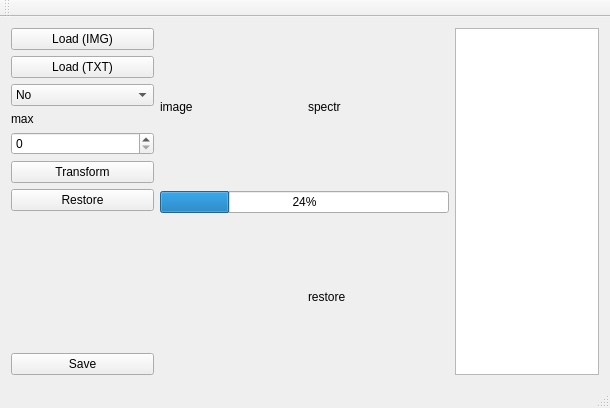
<?xml version="1.0" encoding="UTF-8"?>
<ui version="4.0">
 <class>MainWindow</class>
 <widget class="QMainWindow" name="MainWindow">
  <property name="geometry">
   <rect>
    <x>0</x>
    <y>0</y>
    <width>610</width>
    <height>408</height>
   </rect>
  </property>
  <property name="windowTitle">
   <string>MainWindow</string>
  </property>
  <widget class="QWidget" name="centralWidget">
   <layout class="QHBoxLayout" name="horizontalLayout" stretch="0,2,1">
    <item>
     <layout class="QVBoxLayout" name="verticalLayout_3">
      <item>
       <widget class="QPushButton" name="pushButtonLoadImg">
        <property name="text">
         <string>Load (IMG)</string>
        </property>
       </widget>
      </item>
      <item>
       <widget class="QPushButton" name="pushButtonLoad">
        <property name="text">
         <string>Load (TXT)</string>
        </property>
       </widget>
      </item>
      <item>
       <widget class="QComboBox" name="comboBox">
        <item>
         <property name="text">
          <string>No</string>
         </property>
        </item>
        <item>
         <property name="text">
          <string>Hyperbolic</string>
         </property>
        </item>
        <item>
         <property name="text">
          <string>Hyperbolic ceil cross</string>
         </property>
        </item>
        <item>
         <property name="text">
          <string>Hyperbolic up cross</string>
         </property>
        </item>
       </widget>
      </item>
      <item>
       <widget class="QLabel" name="label">
        <property name="sizePolicy">
         <sizepolicy hsizetype="Preferred" vsizetype="Minimum">
          <horstretch>0</horstretch>
          <verstretch>0</verstretch>
         </sizepolicy>
        </property>
        <property name="baseSize">
         <size>
          <width>0</width>
          <height>0</height>
         </size>
        </property>
        <property name="text">
         <string>max</string>
        </property>
       </widget>
      </item>
      <item>
       <widget class="QSpinBox" name="spinBoxLevel"/>
      </item>
      <item>
       <widget class="QPushButton" name="pushButtonTransform">
        <property name="text">
         <string>Transform</string>
        </property>
       </widget>
      </item>
      <item>
       <widget class="QPushButton" name="pushButtonRestore">
        <property name="text">
         <string>Restore</string>
        </property>
       </widget>
      </item>
      <item>
       <spacer name="verticalSpacer">
        <property name="orientation">
         <enum>Qt::Vertical</enum>
        </property>
        <property name="sizeHint" stdset="0">
         <size>
          <width>20</width>
          <height>40</height>
         </size>
        </property>
       </spacer>
      </item>
      <item>
       <widget class="QPushButton" name="pusgButtonSave">
        <property name="text">
         <string>Save</string>
        </property>
       </widget>
      </item>
     </layout>
    </item>
    <item>
     <layout class="QGridLayout" name="gridLayout">
      <item row="2" column="1">
       <widget class="QLabel" name="restore">
        <property name="text">
         <string>restore</string>
        </property>
       </widget>
      </item>
      <item row="0" column="1">
       <widget class="QLabel" name="spectr">
        <property name="text">
         <string>spectr</string>
        </property>
       </widget>
      </item>
      <item row="0" column="0">
       <widget class="QLabel" name="image">
        <property name="text">
         <string>image</string>
        </property>
       </widget>
      </item>
      <item row="1" column="0" colspan="2">
       <widget class="QProgressBar" name="progressBar">
        <property name="value">
         <number>24</number>
        </property>
       </widget>
      </item>
     </layout>
    </item>
    <item>
     <widget class="QTextEdit" name="log"/>
    </item>
   </layout>
  </widget>
  <widget class="QMenuBar" name="menuBar">
   <property name="geometry">
    <rect>
     <x>0</x>
     <y>0</y>
     <width>610</width>
     <height>23</height>
    </rect>
   </property>
  </widget>
  <widget class="QToolBar" name="mainToolBar">
   <attribute name="toolBarArea">
    <enum>TopToolBarArea</enum>
   </attribute>
   <attribute name="toolBarBreak">
    <bool>false</bool>
   </attribute>
  </widget>
  <widget class="QStatusBar" name="statusBar"/>
 </widget>
 <layoutdefault spacing="6" margin="11"/>
 <resources/>
 <connections/>
</ui>
